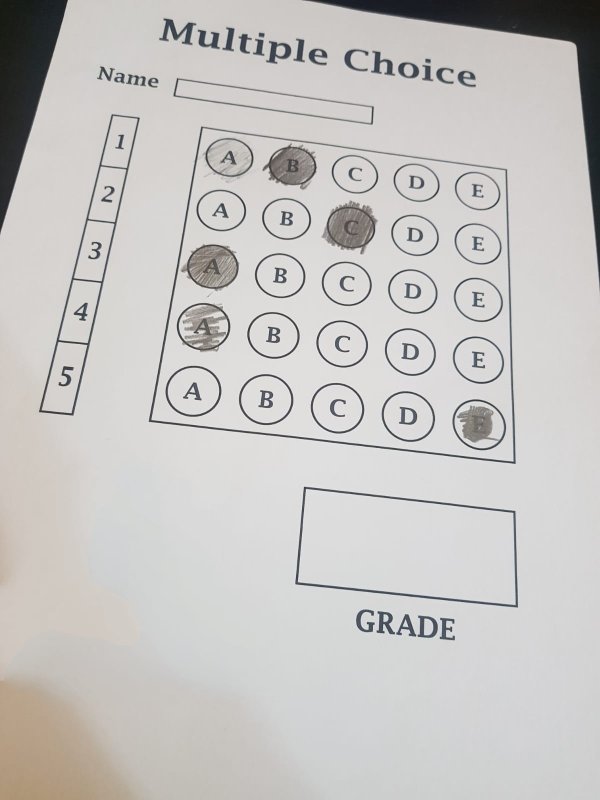
#> input picture 2.jpg, 1200 x 1600 px (shown at 1/2 size)
$ python Image_Processing_CP2.py
#> lines starting #> are read from the running program, lines starting #| are printed output that depends on the picture; after the words box and inside, x2 and y2 are one past the last pixel; in counts of white or black regions, pixels touching at a corner belong together
"""student name:Hrushikesh Ubale
"""

import cv2
import numpy as np


pathImage = "2.jpg"
heightImg = 700
widthImg = 700
questions = 5
choices = 5
ans = [1, 2, 0, 2, 4]


def reorder(myPoints):

    myPoints = myPoints.reshape((4, 2)) # REMOVE EXTRA BRACKET
    #print(myPoints)
    myPointsNew = np.zeros((4, 1, 2), np.int32) # NEW MATRIX WITH ARRANGED POINTS
    add = myPoints.sum(1)
    #print(add)
    #print(np.argmax(add))
    myPointsNew[0] = myPoints[np.argmin(add)]  #[0,0]
    myPointsNew[3] =myPoints[np.argmax(add)]   #[w,h]
    diff = np.diff(myPoints, axis=1)
    myPointsNew[1] =myPoints[np.argmin(diff)]  #[w,0]
    myPointsNew[2] = myPoints[np.argmax(diff)] #[0,h]

    return myPointsNew

def rectContour(contours):

    rectCon = []
    max_area = 0
    for i in contours:
        area = cv2.contourArea(i) #find out area of each contour
        if area > 50:
            peri = cv2.arcLength(i, True) #closed arc length
            approx = cv2.approxPolyDP(i, 0.02 * peri, True) #resolution 0.02*perameter gives number of corner points
            if len(approx) == 4:
                rectCon.append(i)
    rectCon = sorted(rectCon, key=cv2.contourArea,reverse=True)#arrange all the rectangle points on basis of area in decending order
    #print(len(rectCon))
    return rectCon

def getCornerPoints(cont):
    peri = cv2.arcLength(cont, True) # LENGTH OF CONTOUR
    approx = cv2.approxPolyDP(cont, 0.02 * peri, True) # APPROXIMATE THE POLY TO GET CORNER POINTS
    return approx

def splitBoxes(img):
    rows = np.vsplit(img,5)#vertical split
    boxes=[]
    for r in rows:
        cols= np.hsplit(r,5)#horizontal split
        for box in cols:
            boxes.append(box)
    return boxes


def showAnswers(img,myIndex,grading,ans,questions=5,choices=5):
     secW = int(img.shape[1]/questions) #section width
     secH = int(img.shape[0]/choices)

     for x in range(0,questions):
         myAns= myIndex[x]
         cX = (myAns * secW) + secW // 2
         cY = (x * secH) + secH // 2
         if grading[x]==1:
            myColor = (0,255,0)
            #cv2.rectangle(img,(myAns*secW,x*secH),((myAns*secW)+secW,(x*secH)+secH),myColor,cv2.FILLED)
            cv2.circle(img,(cX,cY),50,myColor,cv2.FILLED)
         else:
            myColor = (0,0,255)
            #cv2.rectangle(img, (myAns * secW, x * secH), ((myAns * secW) + secW, (x * secH) + secH), myColor, cv2.FILLED)
            cv2.circle(img, (cX, cY), 50, myColor, cv2.FILLED)

            # CORRECT ANSWER
            myColor = (0, 255, 0)
            correctAns = ans[x]
            cv2.circle(img,((correctAns * secW)+secW//2, (x * secH)+secH//2),
            20,myColor,cv2.FILLED)


count = 0

img = cv2.imread(pathImage)
#> img is the input picture: shape (1600, 1200, 3); mean B, G, R 195, 196.9, 198.7
img = cv2.resize(img, (widthImg, heightImg))  # RESIZE IMAGE
#> img: shape (700, 700, 3)
imgFinal = img.copy()
#imgBlank = np.zeros((heightImg, widthImg, 3), np.uint8)  # CREATE A BLANK IMAGE FOR TESTING DEBUGGING IF REQUIRED
imgGray = cv2.cvtColor(img, cv2.COLOR_BGR2GRAY)  # CONVERT IMAGE TO GRAY SCALE
imgBlur = cv2.GaussianBlur(imgGray, (5, 5), 1)  # ADD GAUSSIAN BLUR
imgCanny = cv2.Canny(imgBlur, 10, 70)  # APPLY CANNY detect the edges
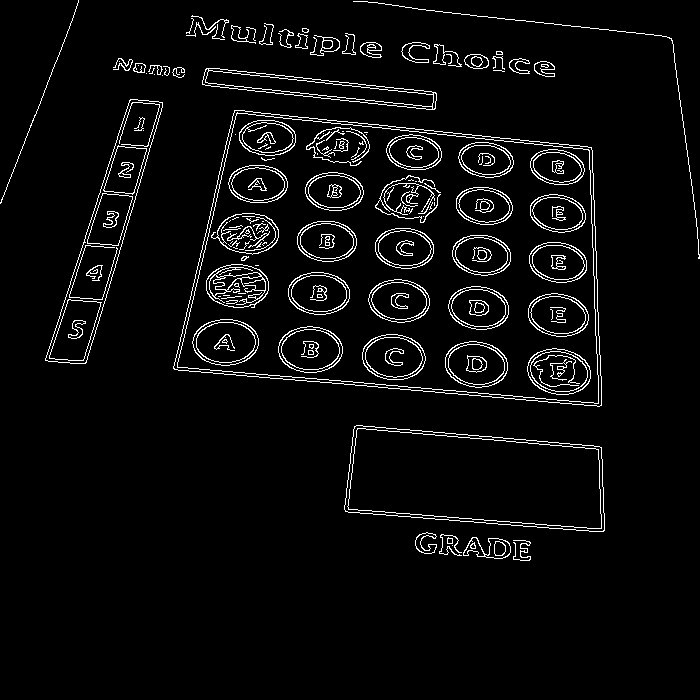
#> imgCanny: shape (700, 700); 4.4% white in thin lines or dots, all inside (x1, y1, x2, y2) = (0, 0, 700, 561)

## FIND ALL COUNTOURS
imgContours = img.copy()  # COPY IMAGE FOR DISPLAY PURPOSES
imgBigContour = img.copy()  # COPY IMAGE FOR DISPLAY PURPOSES
contours, hierarchy = cv2.findContours(imgCanny, cv2.RETR_EXTERNAL, cv2.CHAIN_APPROX_NONE)  # FIND ALL CONTOURS
#> contours = 45 contours, 23 with area under 20; largest, box (x1, y1, x2, y2) and area: (173, 110, 602, 407) 102774, (344, 425, 605, 532) 21924, (45, 99, 163, 364) 10005, (202, 68, 437, 110) 4142, (463, 537, 511, 559) 590
cv2.drawContours(imgContours, contours, -1, (0, 255, 0), 10)  # DRAW ALL DETECTED CONTOURS
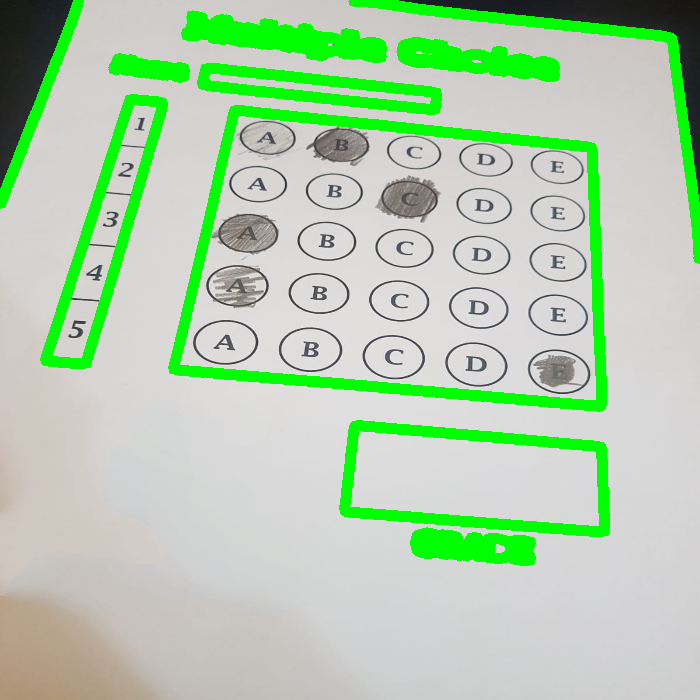
#> imgContours: shape (700, 700, 3); mean B, G, R 174.5, 205.9, 178.2
rectCon = rectContour(contours)  # FILTER FOR RECTANGLE CONTOURS
#> the loop in rectContour, `for i in contours:` made 45 passes
#> (area, peri, approx) on passes 7, 8, 9, 15: (21924, 698, [[354, 426], [345, 511], [604, 530], [599, 446]]), (102773.5, 1361.9, [[234, 110], [174, 369], [601, 405], [591, 147]]), (10005, 663.6, [[162, 102], [129, 100], [45, 360], [86, 362]]), (4142, 517.2, [[202, 80], [436, 100], [219, 68]])
#> after the loop in rectContour, `for i in contours:`: rectCon = 3 contours; box (x1, y1, x2, y2) and area: (173, 110, 602, 407) 102774, (344, 425, 605, 532) 21924, (45, 99, 163, 364) 10005
biggestPoints = getCornerPoints(rectCon[0])  # GET CORNER POINTS OF THE BIGGEST RECTANGLE
#> in getCornerPoints, `peri = cv2.arcLength(cont, True)`: peri = 1361.9
#> in getCornerPoints, `approx = cv2.approxPolyDP(cont, 0.02 * peri, True)`: approx = [[234, 110], [174, 369], [601, 405], [591, 147]]
#> biggestPoints = [[234, 110], [174, 369], [601, 405], [591, 147]]
gradePoints = getCornerPoints(rectCon[1])  # GET CORNER POINTS OF THE SECOND BIGGEST RECTANGLE
#> gradePoints = [[354, 426], [345, 511], [604, 530], [599, 446]]

if biggestPoints.size != 0 and gradePoints.size != 0:

            # BIGGEST RECTANGLE WARPING
    biggestPoints = reorder(biggestPoints)  # REORDER FOR WARPING
#> in reorder, `myPoints = myPoints.reshape((4, 2))`: myPoints = [[234, 110], [174, 369], [601, 405], [591, 147]]
#> in reorder, `add = myPoints.sum(1)`: add = [344, 543, 1006, 738]
#> in reorder, `diff = np.diff(myPoints, axis=1)`: diff = [-124, 195, -196, -444]
#> biggestPoints = [[234, 110], [591, 147], [174, 369], [601, 405]]
    cv2.drawContours(imgBigContour, biggestPoints, -1, (0, 255, 0), 20)  # DRAW THE BIGGEST CONTOUR
#> imgBigContour: shape (700, 700, 3); mean B, G, R 194.4, 197, 198.2
    pts1 = np.float32(biggestPoints)  # PREPARE POINTS FOR WARP
#> pts1 = [[234, 110], [591, 147], [174, 369], [601, 405]]
    pts2 = np.float32([[0, 0], [widthImg, 0], [0, heightImg], [widthImg, heightImg]])  # PREPARE POINTS FOR WARP
    matrix = cv2.getPerspectiveTransform(pts1, pts2)  # GET TRANSFORMATION MATRIX
#> matrix = [[1.95, 0.452, -506.7], [-0.343, 3.31, -283.7], [-0.000155, 0.00076, 1]]
    imgWarpColored = cv2.warpPerspective(img, matrix, (widthImg, heightImg))  # APPLY WARP PERSPECTIVE gives bird eye view image

            # SECOND BIGGEST RECTANGLE WARPING
    cv2.drawContours(imgBigContour, gradePoints, -1, (255, 0, 0), 20)  # DRAW THE BIGGEST CONTOUR
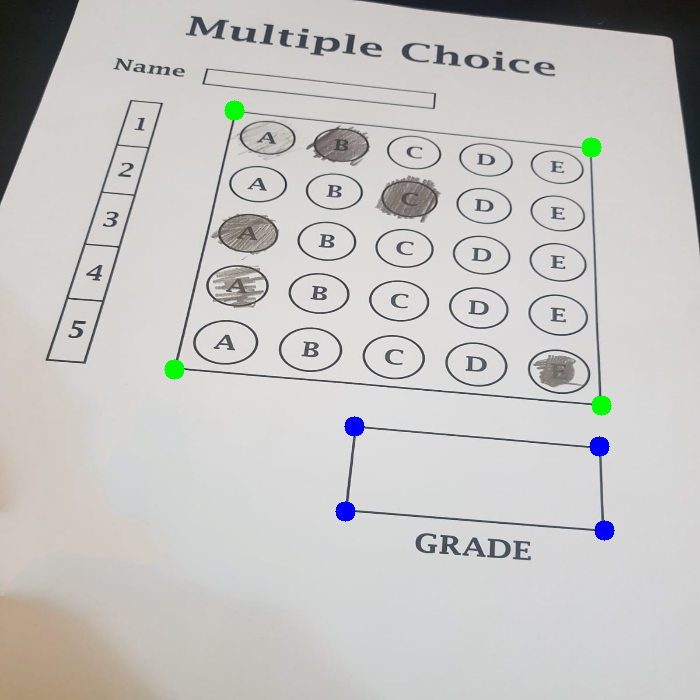
#> imgBigContour: shape (700, 700, 3); mean B, G, R 194.6, 196.5, 197.7
    gradePoints = reorder(gradePoints)  # REORDER FOR WARPING
#> gradePoints = [[354, 426], [599, 446], [345, 511], [604, 530]]
    ptsG1 = np.float32(gradePoints)  # PREPARE POINTS FOR WARP
#> ptsG1 = [[354, 426], [599, 446], [345, 511], [604, 530]]
    ptsG2 = np.float32([[0, 0], [325, 0], [0, 150], [325, 150]])  # PREPARE POINTS FOR WARP
    matrixG = cv2.getPerspectiveTransform(ptsG1, ptsG2)  # GET TRANSFORMATION MATRIX
#> matrixG = [[1.67, 0.176, -664.6], [-0.196, 2.4, -952.9], [-0.000195, 0.000859, 1]]
    imgGradeDisplay = cv2.warpPerspective(img, matrixG, (325, 150))  # APPLY WARP PERSPECTIVE

            # APPLY THRESHOLD
    imgWarpGray = cv2.cvtColor(imgWarpColored, cv2.COLOR_BGR2GRAY)  # CONVERT TO GRAYSCALE
    imgThresh = cv2.threshold(imgWarpGray, 170, 255, cv2.THRESH_BINARY_INV)[1]  # APPLY THRESHOLD AND INVERSE
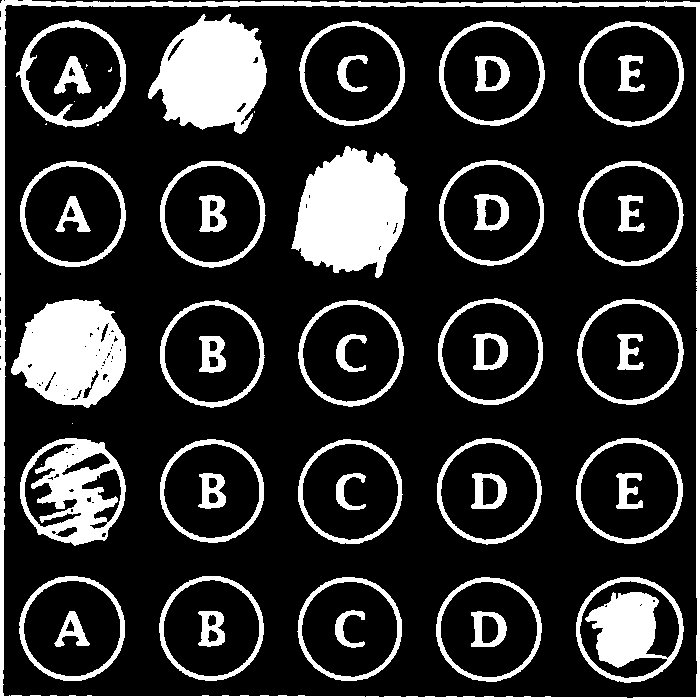
#> imgThresh: shape (700, 700); 19.5% white; 55 white regions (9 under 20 px), largest, box (x1, y1, x2, y2) and area: (0, 0, 700, 700) 11983, (291, 146, 408, 278) 10669, (148, 14, 267, 134) 9571

    boxes = splitBoxes(imgThresh)  # GET INDIVIDUAL BOXES
#> in splitBoxes, `rows = np.vsplit(img,5)#vertical split`: rows = 5 items
#> the loop in splitBoxes, `for r in rows:` made 5 passes
#> after the loop in splitBoxes, `for r in rows:`: boxes = 25 items
#> boxes = 25 items
    #cv2.imshow("Split Test ", boxes[3])
    #print(cv2.countNonZero(boxes[1]),cv2.countNonZero(boxes[2])) #can see pixel difference
    countR = 0
    countC = 0
    myPixelVal = np.zeros((questions, choices))  # TO STORE THE NON ZERO VALUES OF EACH BOX
    ##calculating non zero pixel values of box
    for image in boxes:
                # cv2.imshow(str(countR)+str(countC),image)
        totalPixels = cv2.countNonZero(image)
        myPixelVal[countR][countC] = totalPixels
        countC += 1
        if (countC == choices): countC = 0;countR += 1
#> this loop made 25 passes
#> totalPixels on passes 1 to 8: 4253, 10269, 2689, 2952, 3303, 2875, 2303, 10669
#> after the loop, countC = 0; countR = 5; myPixelVal = [[4253, 10269, 2689, 2952, 3303], [2875, 2303, 10669, 2247, 2623], [9561, 2233, 2020, 2224, 2644], [6426, 2168, 1947, 2199, 2673], [3229, 2719, 2506, 2677, 6349]]
    print(myPixelVal)
#| [[ 4253. 10269.  2689.  2952.  3303.]
#|  [ 2875.  2303. 10669.  2247.  2623.]
#|  [ 9561.  2233.  2020.  2224.  2644.]
#|  [ 6426.  2168.  1947.  2199.  2673.]
#|  [ 3229.  2719.  2506.  2677.  6349.]]
            # FIND THE USER ANSWERS AND PUT THEM IN A LIST
    myIndex = []
    for x in range(0, questions):
        arr = myPixelVal[x]
        myIndexVal = np.where(arr == np.amax(arr))
        print(myIndexVal[0])
        myIndex.append(myIndexVal[0][0])
#> this loop made 5 passes
#> (arr, myIndexVal) on passes 1 to 5: ([4253, 10269, 2689, 2952, 3303], ([1],)), ([2875, 2303, 10669, 2247, 2623], ([2],)), ([9561, 2233, 2020, 2224, 2644], ([0],)), ([6426, 2168, 1947, 2199, 2673], ([0],)), ([3229, 2719, 2506, 2677, 6349], ([4],))
#> (printed output is left out)
#> after the loop, myIndex = [1, 2, 0, 0, 4]
            # print("USER ANSWERS",myIndex)

            # COMPARE THE VALUES TO FIND THE CORRECT ANSWERS
    grading = []
    for x in range(0, questions):
        if ans[x] == myIndex[x]:
            grading.append(1)
        else:
            grading.append(0)
#> after the loop, grading = [1, 1, 1, 0, 1]
            # print("GRADING",grading)
    score = (sum(grading) / questions) * 100  # FINAL GRADE
#> score = 80
            # print("SCORE",score)

            # DISPLAYING ANSWERS
    #showAnswers(imgWarpColored, myIndex, grading, ans)  # DRAW DETECTED ANSWERS

    imgRawDrawings = np.zeros_like(imgWarpColored)  # NEW BLANK IMAGE WITH WARP IMAGE SIZE
    showAnswers(imgRawDrawings, myIndex, grading, ans)  # DRAW ON NEW IMAGE
#> the loop in showAnswers, `for x in range(0,questions):` made 5 passes
#> (myAns, cX) on passes 1 to 5: (1, 210), (2, 350), (0, 70), (0, 70), (4, 630)
#> after the loop in showAnswers, `for x in range(0,questions):`:
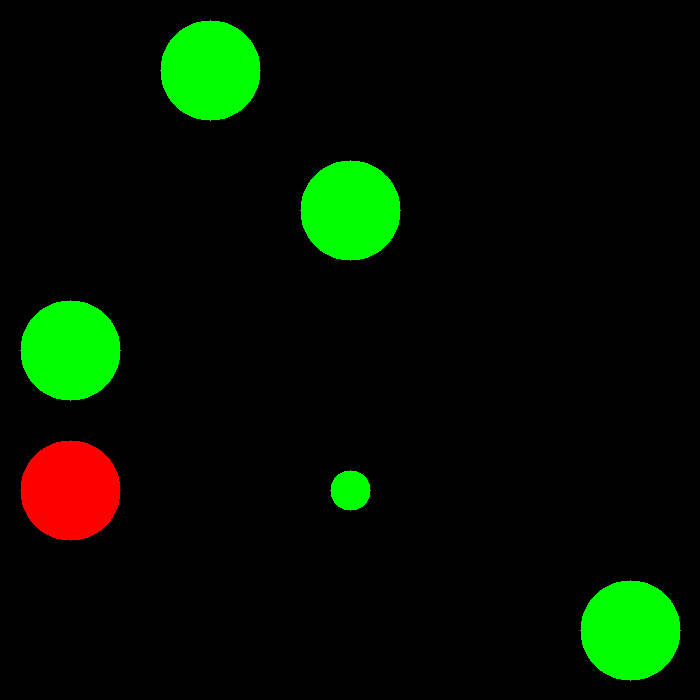
#> img: shape (700, 700, 3); mean of channels 0, 1, 2 0, 17, 4.1; drawn as B, G, R
    invMatrix = cv2.getPerspectiveTransform(pts2, pts1)  # INVERSE TRANSFORMATION MATRIX
#> invMatrix = [[0.533, -0.127, 234], [0.0585, 0.283, 110], [3.83e-05, -0.000235, 1]]
    imgInvWarp = cv2.warpPerspective(imgRawDrawings, invMatrix, (widthImg, heightImg))  # INV IMAGE WARP

            # DISPLAY GRADE
    imgRawGrade = np.zeros_like(imgGradeDisplay, np.uint8)  # NEW BLANK IMAGE WITH GRADE AREA SIZE
    cv2.putText(imgRawGrade, str(int(score)) + "%", (70, 100)
                , cv2.FONT_HERSHEY_COMPLEX, 3, (0, 255, 0), 3)  # ADD THE GRADE TO NEW IMAGE
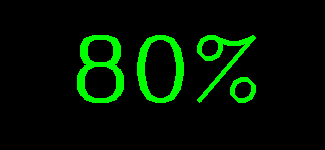
#> imgRawGrade: shape (150, 325, 3); mean of channels 0, 1, 2 0, 19.3, 0; drawn as B, G, R
    invMatrixG = cv2.getPerspectiveTransform(ptsG2, ptsG1)  # INVERSE TRANSFORMATION MATRIX
#> invMatrixG = [[0.799, -0.185, 354], [0.0948, 0.381, 426], [7.46e-05, -0.000363, 1]]
    imgInvGradeDisplay = cv2.warpPerspective(imgRawGrade, invMatrixG, (widthImg, heightImg))  # INV IMAGE WARP

            # SHOW ANSWERS AND GRADE ON FINAL IMAGE
    imgFinal = cv2.addWeighted(imgFinal, 1, imgInvWarp, 1, 0)
    imgFinal = cv2.addWeighted(imgFinal, 1, imgInvGradeDisplay, 1, 0)
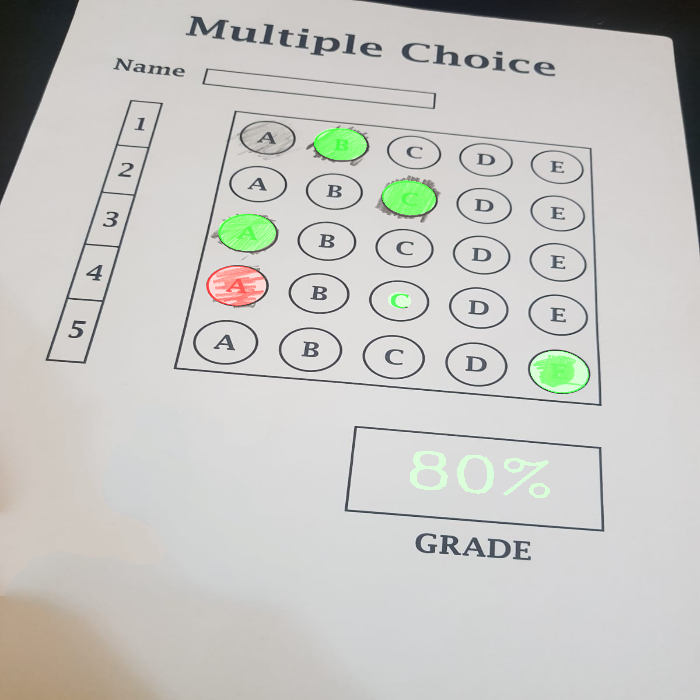
#> imgFinal: shape (700, 700, 3); mean B, G, R 195, 198.6, 199.1

cv2.imshow("original", img)
cv2.imshow("Gray", imgGray)
cv2.imshow("Edges", imgCanny)
cv2.imshow("Contours", imgContours)
cv2.imshow("Biggest Contour",imgBigContour)
cv2.imshow("Threshold",imgThresh)
cv2.imshow("Bird eye view",imgWarpColored)
cv2.imshow("Final Result", imgFinal)

cv2.waitKey(0)

$ run again, with 1.jpg copied over 2.jpg
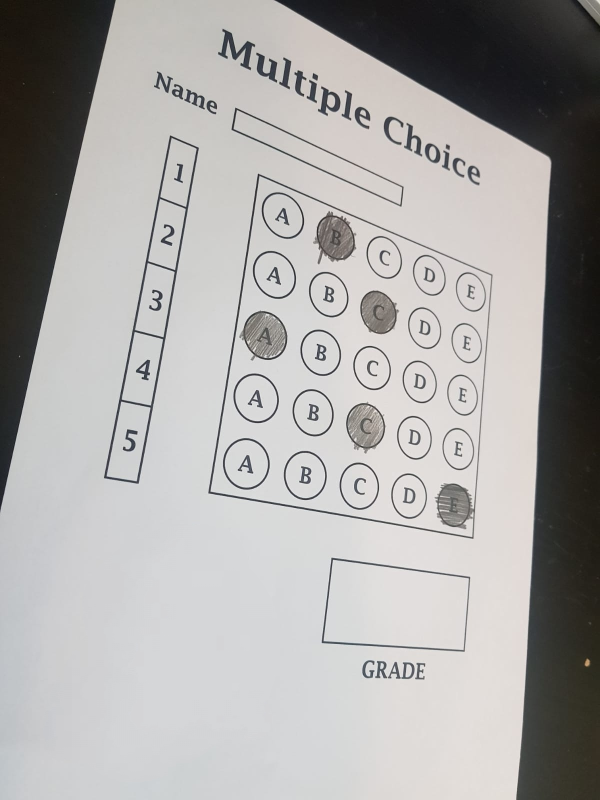
#> input picture 1.jpg, 1200 x 1600 px (shown at 1/2 size)
#> img is the input picture: shape (1600, 1200, 3); mean B, G, R 167.2, 168.5, 170.1
#> `imgCanny = cv2.Canny(imgBlur, 10, 70)`:
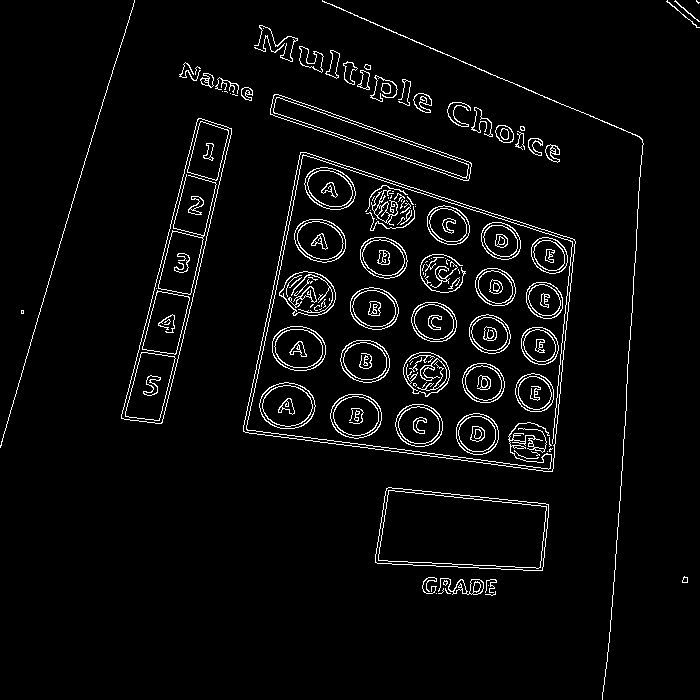
#> imgCanny: shape (700, 700); 4% white in thin lines or dots
#> contours = 48 contours, 24 with area under 20; largest, box (x1, y1, x2, y2) and area: (243, 152, 576, 472) 77284, (375, 487, 549, 571) 11894, (121, 118, 232, 424) 11857, (270, 94, 472, 181) 4198, (438, 578, 484, 595) 290
#> imgContours: shape (700, 700, 3); mean B, G, R 147.1, 179.3, 149.7
#> the loop in rectContour, `for i in contours:` made 48 passes
#> (area, peri, approx) on passes 11, 13, 19, 22, 47: (11893.5, 486.8, [[386, 488], [375, 562], [542, 570], [548, 504]]), (77284, 1180.2, [[300, 152], [243, 431], [552, 471], [574, 239]]), (11857, 735.1, [[201, 118], [124, 419], [162, 422], [231, 134]]), (4198, 490.8, [[273, 95], [270, 114], [469, 178], [468, 161]]), (82, 1909.9, [[322, 0], [642, 140], [602, 699], [642, 139]])
#> after the loop in rectContour, `for i in contours:`: rectCon = 5 contours; box (x1, y1, x2, y2) and area: (243, 152, 576, 472) 77284, (375, 487, 549, 571) 11894, (121, 118, 232, 424) 11857, (270, 94, 472, 181) 4198, (322, 0, 644, 700) 82
#> in getCornerPoints, `peri = cv2.arcLength(cont, True)`: peri = 1180.2
#> in getCornerPoints, `approx = cv2.approxPolyDP(cont, 0.02 * peri, True)`: approx = [[300, 152], [243, 431], [552, 471], [574, 239]]
#> `gradePoints = getCornerPoints(rectCon[1])`: gradePoints = [[386, 488], [375, 562], [542, 570], [548, 504]]
#> myPoints = [[300, 152], [243, 431], [552, 471], [574, 239]]
#> add = [452, 674, 1023, 813]
#> diff = [-148, 188, -81, -335]
#> `biggestPoints = reorder(biggestPoints)`: biggestPoints = [[300, 152], [574, 239], [243, 431], [552, 471]]
#> matrix = [[1.66, 0.34, -550.3], [-0.701, 2.21, -125.2], [-0.000619, 0.000201, 1]]
#> `gradePoints = reorder(gradePoints)`: gradePoints = [[386, 488], [548, 504], [375, 562], [542, 570]]
#> matrixG = [[1.53, 0.227, -700.1], [-0.176, 1.78, -800.7], [-0.000614, 0.000215, 1]]
#> imgThresh: shape (700, 700); 20.5% white; 51 white regions (6 under 20 px), largest, box (x1, y1, x2, y2) and area: (0, 0, 700, 700) 22119, (157, 14, 272, 152) 9821, (300, 162, 411, 270) 8930
#> rows = 5 items
#> the loop in splitBoxes, `for r in rows:` made 5 passes
#> after the loop in splitBoxes, `for r in rows:`: boxes = 25 items
#> the loop `for image in boxes:` made 25 passes
#> totalPixels on passes 1 to 8: 3826, 10475, 2828, 3043, 3233, 3111, 2459, 8930
#> after the loop `for image in boxes:`: countC = 0; countR = 5; myPixelVal = [[3826, 10475, 2828, 3043, 3233], [3111, 2459, 8930, 2211, 2496], [9227, 2374, 2032, 2201, 2448], [2877, 2294, 7662, 2156, 2451], [3318, 2877, 2692, 2741, 10708]]
#| [[ 3826. 10475.  2828.  3043.  3233.]
#|  [ 3111.  2459.  8930.  2211.  2496.]
#|  [ 9227.  2374.  2032.  2201.  2448.]
#|  [ 2877.  2294.  7662.  2156.  2451.]
#|  [ 3318.  2877.  2692.  2741. 10708.]]
#> the loop `for x in range(0, questions):` made 5 passes
#> (arr, myIndexVal) on passes 1 to 5: ([3826, 10475, 2828, 3043, 3233], ([1],)), ([3111, 2459, 8930, 2211, 2496], ([2],)), ([9227, 2374, 2032, 2201, 2448], ([0],)), ([2877, 2294, 7662, 2156, 2451], ([2],)), ([3318, 2877, 2692, 2741, 10708], ([4],))
#> (printed output is left out)
#> after the loop `for x in range(0, questions):`: myIndex = [1, 2, 0, 2, 4]
#> after the loop `for x in range(0, questions):`: grading = [1, 1, 1, 1, 1]
#> score = 100
#> the loop in showAnswers, `for x in range(0,questions):` made 5 passes
#> (myAns, cX) on passes 1 to 5: (1, 210), (2, 350), (0, 70), (2, 350), (4, 630)
#> invMatrix = [[0.571, -0.115, 300], [0.199, 0.338, 152], [0.000313, -0.000139, 1]]
#> `cv2.putText(imgRawGrade, str(int(score)) + "%", (70, 100) , cv2.FONT_H..`:
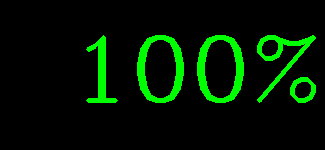
#> imgRawGrade: shape (150, 325, 3); mean of channels 0, 1, 2 0, 21.9, 0; drawn as B, G, R
#> invMatrixG = [[0.708, -0.137, 386], [0.242, 0.398, 488], [0.000382, -0.00017, 1]]
